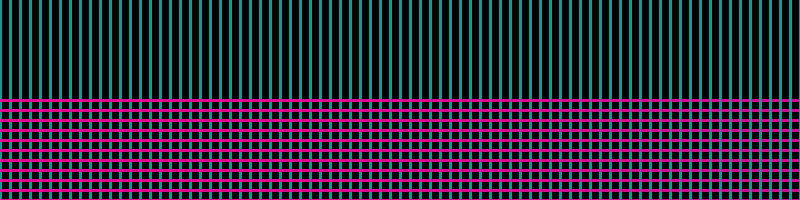
Frame 1 (no input)
Frame 60 (the mouse pressed at the canvas centre just before this capture): identical to frame 1, image omitted
Frame 120 (the mouse held since frame 60 and released just before this capture): identical to frame 1, image omitted

The Processing sketch that drew this single still picture (run headless with seeded random() and noise(); from frame 60 on, the mouse is pressed at the canvas centre):

// Processing sketch: processing_167108
// ── processing_167108.pde

//Triying straight lines. I embedded a for loop inside the 
//other to get the number of repetitions were multiplied
void setup(){
  size(800, 200);
  background(0);
}


void draw(){
 
  for( int a= 0; a<=width; a+= 10){
    for( int b= 100; b<= height; b+= 10){
       strokeWeight(2);
       stroke(6, 160, 151);
       line(a,0, a, height);
       stroke(232, 14, 156, 20);
       line(0, b, width, b);
  } 
  }
}
